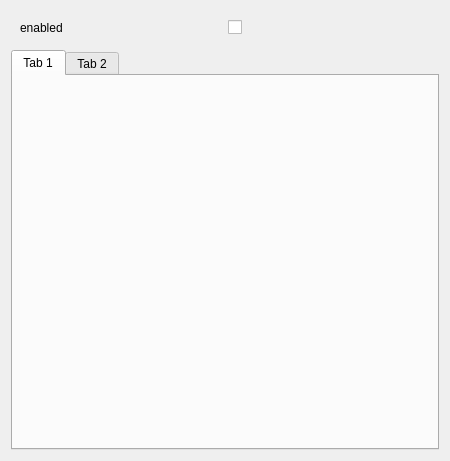
<?xml version="1.0" encoding="UTF-8"?>
<ui version="4.0">
 <class>data_source_settings_widget</class>
 <widget class="QWidget" name="data_source_settings_widget">
  <property name="geometry">
   <rect>
    <x>0</x>
    <y>0</y>
    <width>450</width>
    <height>461</height>
   </rect>
  </property>
  <property name="sizePolicy">
   <sizepolicy hsizetype="Preferred" vsizetype="Maximum">
    <horstretch>0</horstretch>
    <verstretch>0</verstretch>
   </sizepolicy>
  </property>
  <property name="maximumSize">
   <size>
    <width>450</width>
    <height>500</height>
   </size>
  </property>
  <property name="windowTitle">
   <string>Form</string>
  </property>
  <layout class="QVBoxLayout" name="verticalLayout">
   <item>
    <widget class="QWidget" name="widget" native="true">
     <property name="maximumSize">
      <size>
       <width>16777215</width>
       <height>35</height>
      </size>
     </property>
     <layout class="QHBoxLayout" name="horizontalLayout">
      <item>
       <widget class="QLabel" name="label">
        <property name="text">
         <string>enabled</string>
        </property>
       </widget>
      </item>
      <item>
       <widget class="QCheckBox" name="checkBox">
        <property name="text">
         <string/>
        </property>
       </widget>
      </item>
     </layout>
    </widget>
   </item>
   <item>
    <widget class="QTabWidget" name="tabWidget">
     <property name="currentIndex">
      <number>0</number>
     </property>
     <widget class="QWidget" name="tab">
      <attribute name="title">
       <string>Tab 1</string>
      </attribute>
      <layout class="QVBoxLayout" name="verticalLayout_2"/>
     </widget>
     <widget class="QWidget" name="tab_2">
      <attribute name="title">
       <string>Tab 2</string>
      </attribute>
     </widget>
    </widget>
   </item>
  </layout>
 </widget>
 <resources/>
 <connections/>
</ui>
